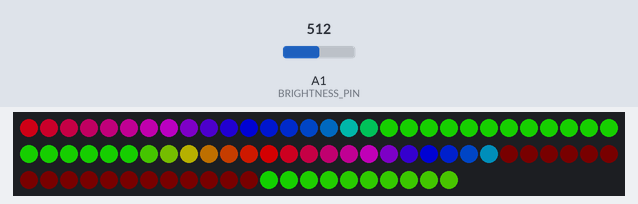
This sketch was run on a simulated Arduino Uno, built with avr-gcc and run on an emulated ATmega328P. Parts: 82 RGB LEDs in strip order, left to right, continuing on the next row. The test bench sets the inputs (shaded band); at power-on: A1 (BRIGHTNESS_PIN) = 512. Dim RGB values are drawn brighter than linear; colours are those a GRB WS2812 strip shows for the declared byte order.

Above: at 4.26 s.
4.3 s: A1 (BRIGHTNESS_PIN) set to 62
At 4.57 s:
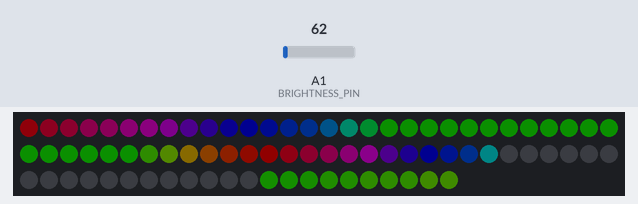
6.3 s: A1 (BRIGHTNESS_PIN) set to 511
At 6.98 s:
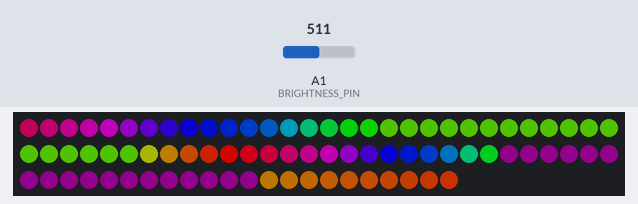
9.2 s: A1 (BRIGHTNESS_PIN) set to 245
At 10.04 s:
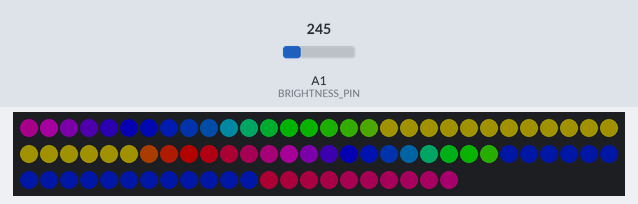
11.2 s: A1 (BRIGHTNESS_PIN) set to 44
At 11.75 s:
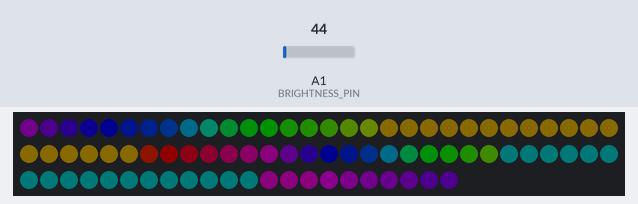
14.2 s: A1 (BRIGHTNESS_PIN) set to 716
At 15.73 s:
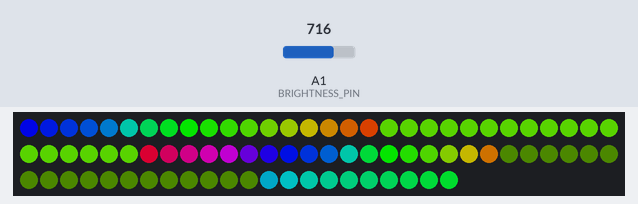
17.2 s: A1 (BRIGHTNESS_PIN) set to 8
At 20.0 s:
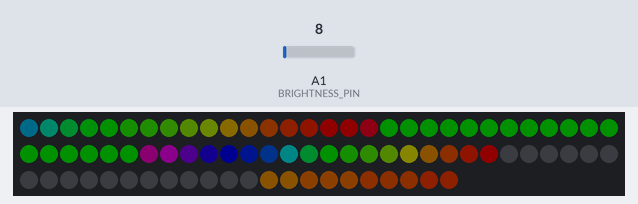

The sketch:

LightPainting01_Final.ino
```cpp
#include <FastLED.h>

#define DATA_PIN    5
#define LED_TYPE    WS2812
#define COLOR_ORDER BRG
#define NUM_LEDS    82
CRGB leds[NUM_LEDS];
const int BRIGHTNESS_PIN = 15;
#define BRIGHTNESS          0
#define FRAMES_PER_SECOND  120
#define MAX_BRIGHTNESS 255
#define MIN_BRIGHTNESS 16

long frameCount = 0;

int overallDelay = 10;
int overallTime = 1000; //time in ms * delay (ex 1000 would be 10 seconds if our overall delay is 10)

int aTime = overallTime;
int bTime = overallTime/2;
int cTime = overallTime;
int dTime = overallTime/2;
int eTime = overallTime/2.5;

int bColor = 0;

const int numReadings = 10;

int readings[numReadings];      // the readings from the analog input
int readIndex = 0;              // the index of the current reading
int total = 0;                  // the running total
int average = 0;                // the average

void setup() {
  delay(3000); // 3 second delay for recovery
  for (int thisReading = 0; thisReading < numReadings; thisReading++) {
    readings[thisReading] = 0;
  }
  FastLED.addLeds<LED_TYPE,DATA_PIN,COLOR_ORDER>(leds, NUM_LEDS).setCorrection(TypicalLEDStrip);
  FastLED.setBrightness(255);
  pinMode(BRIGHTNESS_PIN, INPUT);
  }


void loop() {


  FastLED.clear();


  //stuff for averaging readings from the pot
  // subtract the last reading:
//  total = total - readings[readIndex];
//  // read from the sensor:
//  readings[readIndex] = analogRead(BRIGHTNESS_PIN);
//  // add the reading to the total:
//  total = total + readings[readIndex];
//  // advance to the next position in the array:
//  readIndex = readIndex + 1;
//
//  // if we're at the end of the array...
//  if (readIndex >= numReadings) {
//    // ...wrap around to the beginning:
//    readIndex = 0;
//  }
//
//  // calculate the average:
//  average = total / numReadings;

  int mappedValue = map(analogRead(BRIGHTNESS_PIN), 0, 1023, 0, 255); //map knob to bightness range
  //overallTime = mappedValue;

  Serial.println(mappedValue);
  FastLED.setBrightness(constrain(mappedValue, MIN_BRIGHTNESS, MAX_BRIGHTNESS));
  frameCount++;
  frameCount % overallTime; //overall delay is 10, so this number * 10 is our timebase

  for(int i=0;i<18;i++){    //A
    int aCount = frameCount % aTime;
    int aHue = map(aCount, 0, aTime, 0, 255);
    leds[i] = CHSV(aHue+(i*8),255,255);
  }
  for(int i=18;i<36;i++){    //B
    int bCount = frameCount % bTime;
    int bHue = 0;
    if (bCount < (bTime/2)){
      bHue = map(bCount, 0, bTime/2, 160, 220);
    }else{
      bHue = map(bCount, bTime/2, bTime, 220, 160);
    }
    leds[i] = CHSV(bHue,255,255);
  }
  for(int i=36;i<54;i++){    //C
    int cCount = frameCount % cTime;
    int cHue = map(cCount, 0, cTime, 0, 255);
    leds[i] = CHSV(cHue+(i*12),255,255);
  }
 for(int i=54;i<72;i++){    //D
    int dCount = frameCount % dTime;
    int dHue = map(dCount, 0, dTime, 0, 255);
    int dValue = map(dCount, 0, dTime, 0, 255);
    if (dCount < (dTime/2)){dValue = map(dCount, 0, dTime/2, 0, 255);}
    else{dValue = map(dCount, dTime/5, dTime, 255, 0);}
    leds[i] = CHSV(dHue,255,dValue);
  }
  for(int i=72;i<82;i++){    //E
    int eCount = frameCount % eTime;
    int eHue = map(eCount, 0, eTime, 0, 255);
    leds[i] = CHSV(eHue+(i*2),255,255);
  }
  FastLED.show();
  FastLED.delay(1000/FRAMES_PER_SECOND);

  delay(overallDelay);
}
```

Measured:
- after the input at 4.3 s, the LEDs: first change at once (image 1 shows a later state)
- after the input at 11.2 s, the LEDs: first change after 0.20 s (image 4 shows a later state)
- after the input at 14.2 s, the LEDs: first change after 0.18 s (image 5 shows a later state)
- after the input at 17.2 s, the LEDs: first change after 0.07 s (image 6 shows a later state)
